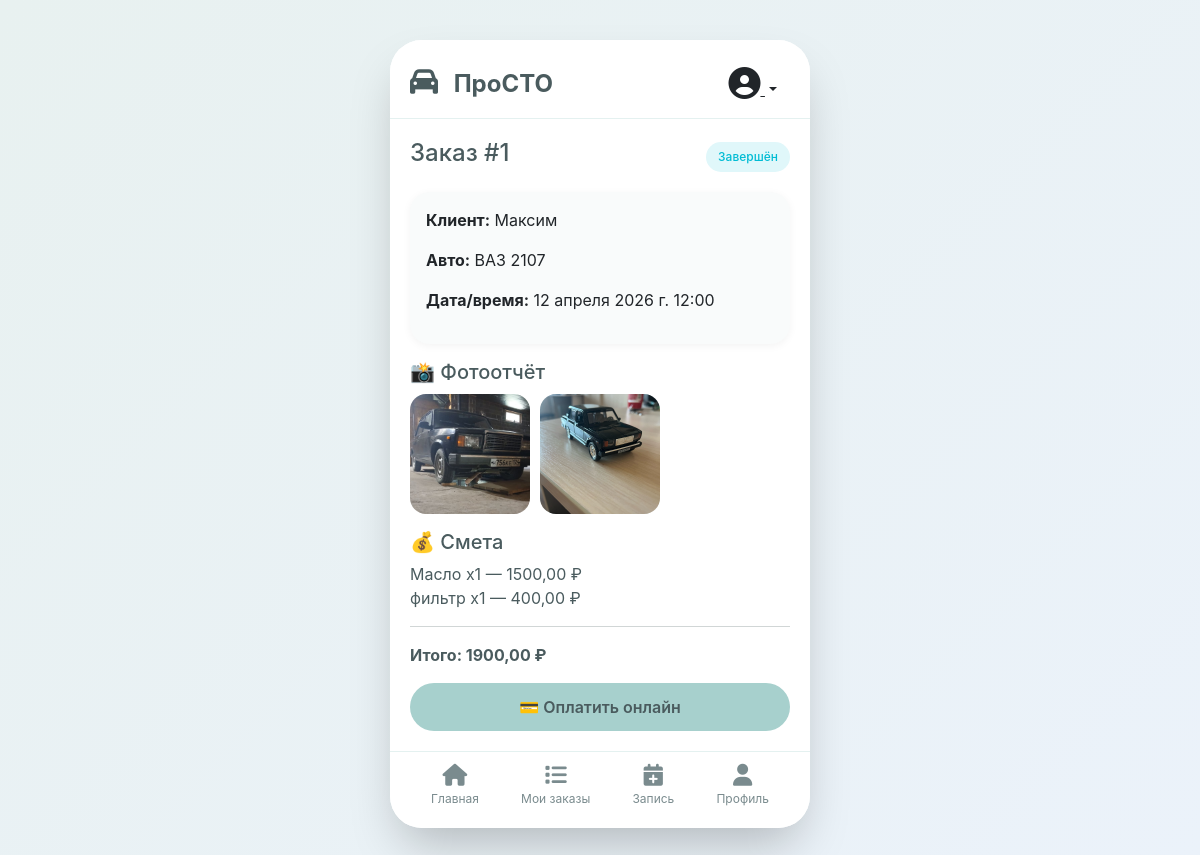
/order/1/ (signed in), run on the app's committed database.
### orders/models.py (models this page shows, shortened)
class Order(models.Model):
    STATUS_CHOICES = (
        ('new', 'Новый'),
        ('in_progress', 'В работе'),
        ('completed', 'Завершён'),
        ('cancelled', 'Отменён'),
    )
    appointment = models.OneToOneField(Appointment, on_delete=models.CASCADE)
    mechanic = models.ForeignKey(settings.AUTH_USER_MODEL, on_delete=models.SET_NULL, null=True, blank=True, related_name='assigned_orders')
    status = models.CharField(max_length=20, choices=STATUS_CHOICES, default='new')
    total_amount = models.DecimalField(max_digits=10, decimal_places=2, default=0)
    started_at = models.DateTimeField(null=True, blank=True)
    completed_at = models.DateTimeField(null=True, blank=True)
    is_mechanic_assigned = models.BooleanField(default=False)

class PhotoReport(models.Model):
    order = models.ForeignKey(Order, on_delete=models.CASCADE, related_name='photos')
    image = models.ImageField(upload_to='photos/')
    comment = models.CharField(max_length=200, blank=True)
    created_at = models.DateTimeField(auto_now_add=True)

class Part(models.Model):
    order = models.ForeignKey(Order, on_delete=models.CASCADE, related_name='parts')
    name = models.CharField(max_length=100)
    quantity = models.IntegerField(default=1)
    unit_price = models.DecimalField(max_digits=10, decimal_places=2)
    @property
    def total_price(self):
        return self.quantity * self.unit_price

### appointments/models.py (models this page shows, shortened)
class Appointment(models.Model):
    STATUS_CHOICES = (
        ('pending', 'Ожидает подтверждения'),
        ('confirmed', 'Подтверждена'),
        ('in_progress', 'В работе'),
        ('completed', 'Выполнена'),
        ('cancelled', 'Отменена'),
    )
    user = models.ForeignKey(settings.AUTH_USER_MODEL, on_delete=models.CASCADE)
    vehicle = models.ForeignKey(Vehicle, on_delete=models.CASCADE)
    services = models.ManyToManyField(Service)
    date = models.DateField(verbose_name='Дата')
    time = models.CharField(max_length=10, verbose_name='Время')
    status = models.CharField(max_length=20, choices=STATUS_CHOICES, default='pending')
    created_at = models.DateTimeField(auto_now_add=True)

### accounts/models.py (models this page shows, shortened)
class User(AbstractUser):
    ROLE_CHOICES = (
        ('client', 'Клиент'),
        ('mechanic', 'Механик'),
        ('owner', 'Владелец'),
        ('admin', 'Администратор'),
    )
    role = models.CharField(max_length=20, choices=ROLE_CHOICES, default='client')
    phone = models.CharField(max_length=20, blank=True, verbose_name='Телефон')
    push_token = models.CharField(max_length=255, blank=True, verbose_name='Push-токен')

### vehicles/models.py (models this page shows, shortened)
class Vehicle(models.Model):
    owner = models.ForeignKey(settings.AUTH_USER_MODEL, on_delete=models.CASCADE, related_name='vehicles')
    brand = models.CharField(max_length=50, verbose_name='Марка')
    model = models.CharField(max_length=50, verbose_name='Модель')
    year = models.IntegerField(verbose_name='Год выпуска')
    license_plate = models.CharField(max_length=20, verbose_name='Госномер')
    vin = models.CharField(max_length=17, blank=True, verbose_name='VIN')
    mileage = models.IntegerField(default=0, verbose_name='Пробег')

### orders/views.py (the view, shortened to what this page needs)
# urls.py: path('order/<int:order_id>/', order_detail, name='order_detail'),
@login_required
def order_detail(request, order_id):
    order = get_object_or_404(Order, id=order_id)
    if request.user.role == 'client' and order.appointment.user != request.user:
        messages.error(request, 'Доступ запрещён')
        return redirect('home')
    if request.user.role == 'mechanic' and order.mechanic != request.user:
        messages.error(request, 'Этот заказ не назначен вам')
        return redirect('mechanic_dashboard')
    checklist_items = order.checklist_items.all()
    photos = order.photos.all()
    parts = order.parts.all()
    is_editable = order.status not in ['completed', 'cancelled']
    services_total = sum(service.price for service in order.appointment.services.all())
    parts_total = sum(p.total_price for p in parts)
    total_amount = services_total + parts_total
    part_form = PartForm()
    return render(request, 'orders/order_detail.html', {
        'order': order,
        'checklist_items': checklist_items,
        'photos': photos,
        'parts': parts,
        'part_form': part_form,
        'is_editable': is_editable,
        'services_total': services_total,
        'parts_total': parts_total,
        'total_amount': total_amount,
    })

### templates/orders/order_detail.html (shortened to what this page needs)
{% extends 'core/base.html' %}
{% load static %}
{% block content %}
<div class="d-flex justify-content-between align-items-center mb-3">
    <h4>Заказ #{{ order.id }}</h4>
    <span class="badge-status {% if order.status == 'new' %}status-pending{% elif order.status == 'in_progress' %}status-in_progress{% else %}status-completed{% endif %}">
        {{ order.get_status_display }}
    </span>
</div>
<div class="card mb-3">
    <div class="card-body">
        <p><strong>Клиент:</strong> {{ order.appointment.user.username }}</p>
        <p><strong>Авто:</strong> {{ order.appointment.vehicle.brand }} {{ order.appointment.vehicle.model }}</p>
        <p><strong>Дата/время:</strong> {{ order.appointment.date }} {{ order.appointment.time }}</p>
    </div>
</div>
{% if user.role == 'client' and order.status == 'completed' %}
<h5 class="mb-2">📸 Фотоотчёт</h5>
<div class="photo-grid mb-3">
    {% for photo in photos %}
    <div class="photo-item">
        <img src="{{ photo.image.url }}" alt="Фото">
    </div>
    {% endfor %}
</div>
<h5>💰 Смета</h5>
{% for part in parts %}
<div class="d-flex justify-content-between">{{ part.name }} x{{ part.quantity }} — {{ part.total_price }} ₽</div>
{% endfor %}
<hr>
<div class="d-flex justify-content-between fw-bold">Итого: {{ order.total_amount }} ₽</div>
{% if not payment or payment.status != 'paid' %}
<a href="#" class="btn btn-primary w-100 mt-3">💳 Оплатить онлайн</a>
{% else %}
<div class="alert alert-success mt-3">✅ Заказ оплачен</div>
{% endif %}
{% endif %}
{% endblock %}

### static/css/main.css (style rules this page uses)
:root { --bg-pastel-green: #E8F1F0; --bg-pastel-blue: #EBF2FA; --primary-pastel: #A7D0CD; --secondary-pastel: #D4E2D4; --accent-pastel: #F4E3D7; --text-dark: #4A5B5E; --text-light: #7A8B8E; --card-bg: #FFFFFF; --shadow: rgba(0, 0, 0, 0.05); }
* { margin: 0; padding: 0; box-sizing: border-box; }
body { background: linear-gradient(135deg, var(--bg-pastel-green) 0%, var(--bg-pastel-blue) 100%); font-family: 'Inter', -apple-system, BlinkMacSystemFont, 'Segoe UI', Roboto, Helvetica, Arial, sans-serif; color: var(--text-dark); min-height: 100vh; }
.card { border: none; border-radius: 20px; background: #F9FBFB; margin-bottom: 16px; transition: transform 0.1s ease; box-shadow: 0 2px 8px var(--shadow); }
.card-body { padding: 16px; }
.btn-primary { background: var(--primary-pastel); border: none; color: var(--text-dark); font-weight: 600; padding: 12px; border-radius: 30px; transition: all 0.2s ease; }
.badge-status { padding: 6px 12px; border-radius: 20px; font-size: 12px; font-weight: 500; }
.status-completed { background: #E0F7FA; color: #00BCD4; }
.photo-grid { display: grid; grid-template-columns: repeat(3, 1fr); gap: 10px; margin-top: 10px; }
.photo-item { border-radius: 16px; overflow: hidden; aspect-ratio: 1; background: #F0F4F4; }
.photo-item img { width: 100%; height: 100%; object-fit: cover; }

### data on the page
Order: id "1", status "Завершён", appointment.user.username "Максим", appointment.vehicle.brand "ВАЗ", appointment.vehicle.model "2107", appointment "12 апреля 2026 г.", appointment.time "12:00", total_amount "1900,00"
PhotoReport: image (picture)
PhotoReport: image (picture)
Part: name "Масло", quantity "1", total_price "1500,00"
Part: name "фильтр", quantity "1", total_price "400,00"
